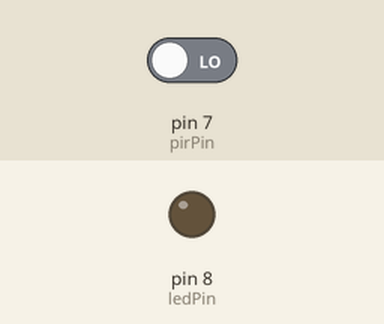
Recording of a sketch running on a simulated Arduino Uno, built with avr-gcc and run on an emulated ATmega328P. Parts: output pins drawn as LEDs (lit = HIGH). The test bench sets the inputs (shaded band); at power-on: pin 7 (pirPin) LOW. What the sketch prints to the serial monitor is not drawn.

Above: at 0.1 s.
At 10.1 s:
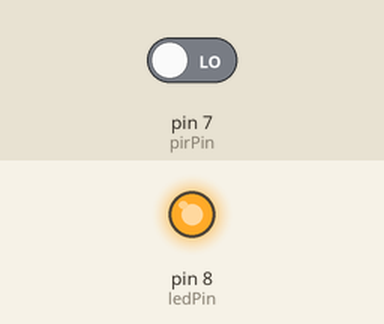
Timing chart, 0 to 11.6 s (numbered marks = the images above):
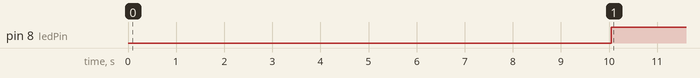

Measured:
- by itself, pin 8 (ledPin): LOW → HIGH at 10.1 s

The sketch:

arduino-code.ino
```cpp
boolean sensingLow = true;
boolean takeSensingTime;

int pirPin = 7;    //the digital pin connected to the PIR sensor's output
int ledPin = 8;


void setup(){
  Serial.begin(9600);
  pinMode(pirPin, INPUT);
  pinMode(ledPin, OUTPUT);
  digitalWrite(pirPin, LOW);

  Serial.print("calibrating sensor ");
    for(int i = 0; i < 10; i++){
      Serial.print(".");
      delay(1000);
      }
    Serial.println(" done");
    Serial.println("SENSOR ACTIVE");
    delay(50);
  }


void loop(){

     if(digitalRead(pirPin) == HIGH){
       digitalWrite(ledPin, LOW);   //the led visualizes the sensors output pin state
       if(sensingLow){
        sensingLow = false;
         }
         takeSensingTime = true;
       }

     if(digitalRead(pirPin) == LOW){
       digitalWrite(ledPin, HIGH);  //the led visualizes the sensors output pin state
       if(takeSensingTime){
        takeSensingTime = false;       //make sure this is only done at the start of a LOW phase
        }
       }
  }
```
